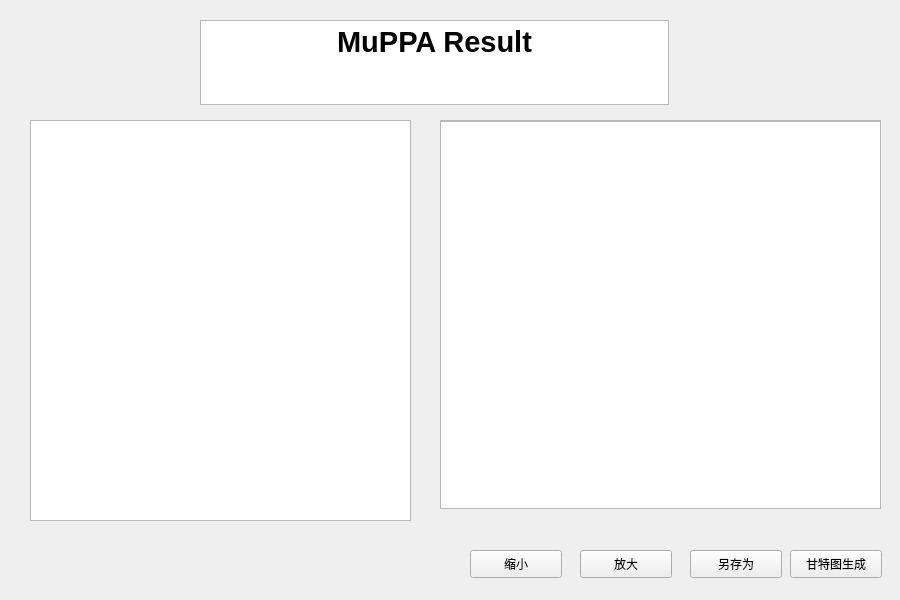
<?xml version="1.0" encoding="UTF-8"?>
<ui version="4.0">
 <class>MuppaResult</class>
 <widget class="QWidget" name="MuppaResult">
  <property name="geometry">
   <rect>
    <x>0</x>
    <y>0</y>
    <width>900</width>
    <height>600</height>
   </rect>
  </property>
  <property name="windowTitle">
   <string>MuPPA Result</string>
  </property>
  <widget class="QPlainTextEdit" name="plainTextEdit">
   <property name="geometry">
    <rect>
     <x>30</x>
     <y>120</y>
     <width>381</width>
     <height>401</height>
    </rect>
   </property>
  </widget>
  <widget class="QScrollArea" name="scrollArea">
   <property name="geometry">
    <rect>
     <x>440</x>
     <y>120</y>
     <width>441</width>
     <height>389</height>
    </rect>
   </property>
   <property name="widgetResizable">
    <bool>true</bool>
   </property>
   <widget class="QWidget" name="scrollAreaWidgetContents">
    <property name="geometry">
     <rect>
      <x>0</x>
      <y>0</y>
      <width>439</width>
      <height>387</height>
     </rect>
    </property>
    <widget class="QGraphicsView" name="graphicsView">
     <property name="geometry">
      <rect>
       <x>-10</x>
       <y>0</y>
       <width>451</width>
       <height>391</height>
      </rect>
     </property>
    </widget>
   </widget>
  </widget>
  <widget class="QTextBrowser" name="textBrowser">
   <property name="geometry">
    <rect>
     <x>200</x>
     <y>20</y>
     <width>469</width>
     <height>85</height>
    </rect>
   </property>
   <property name="html">
    <string>&lt;!DOCTYPE HTML PUBLIC &quot;-//W3C//DTD HTML 4.0//EN&quot; &quot;http://www.w3.org/TR/REC-html40/strict.dtd&quot;&gt;
&lt;html&gt;&lt;head&gt;&lt;meta name=&quot;qrichtext&quot; content=&quot;1&quot; /&gt;&lt;meta charset=&quot;utf-8&quot; /&gt;&lt;style type=&quot;text/css&quot;&gt;
p, li { white-space: pre-wrap; }
hr { height: 1px; border-width: 0; }
li.unchecked::marker { content: &quot;\2610&quot;; }
li.checked::marker { content: &quot;\2612&quot;; }
&lt;/style&gt;&lt;/head&gt;&lt;body style=&quot; font-family:'Microsoft YaHei UI'; font-size:9pt; font-weight:400; font-style:normal;&quot;&gt;
&lt;p align=&quot;center&quot; style=&quot; margin-top:0px; margin-bottom:0px; margin-left:0px; margin-right:0px; -qt-block-indent:0; text-indent:0px;&quot;&gt;&lt;span style=&quot; font-size:22pt; font-weight:700;&quot;&gt;MuPPA Result&lt;/span&gt;&lt;/p&gt;&lt;/body&gt;&lt;/html&gt;</string>
   </property>
  </widget>
  <widget class="QPushButton" name="pushButton">
   <property name="geometry">
    <rect>
     <x>470</x>
     <y>550</y>
     <width>92</width>
     <height>28</height>
    </rect>
   </property>
   <property name="text">
    <string>缩小</string>
   </property>
  </widget>
  <widget class="QPushButton" name="pushButton_2">
   <property name="geometry">
    <rect>
     <x>580</x>
     <y>550</y>
     <width>92</width>
     <height>28</height>
    </rect>
   </property>
   <property name="text">
    <string>放大</string>
   </property>
  </widget>
  <widget class="QPushButton" name="pushButton_3">
   <property name="geometry">
    <rect>
     <x>1080</x>
     <y>800</y>
     <width>92</width>
     <height>28</height>
    </rect>
   </property>
   <property name="text">
    <string>放大</string>
   </property>
  </widget>
  <widget class="QPushButton" name="pushButton_4">
   <property name="geometry">
    <rect>
     <x>950</x>
     <y>800</y>
     <width>92</width>
     <height>28</height>
    </rect>
   </property>
   <property name="text">
    <string>缩小</string>
   </property>
  </widget>
  <widget class="QPushButton" name="pushButton_5">
   <property name="geometry">
    <rect>
     <x>690</x>
     <y>550</y>
     <width>92</width>
     <height>28</height>
    </rect>
   </property>
   <property name="text">
    <string>另存为</string>
   </property>
  </widget>
  <widget class="QPushButton" name="pushButton_6">
   <property name="geometry">
    <rect>
     <x>790</x>
     <y>550</y>
     <width>92</width>
     <height>28</height>
    </rect>
   </property>
   <property name="text">
    <string>甘特图生成</string>
   </property>
  </widget>
 </widget>
 <resources/>
 <connections/>
</ui>
